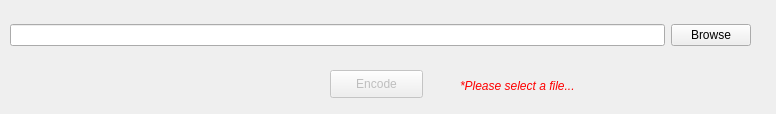
<?xml version="1.0" encoding="UTF-8"?>
<ui version="4.0">
 <class>encode</class>
 <widget class="QWidget" name="encode">
  <property name="geometry">
   <rect>
    <x>0</x>
    <y>0</y>
    <width>776</width>
    <height>114</height>
   </rect>
  </property>
  <property name="minimumSize">
   <size>
    <width>776</width>
    <height>114</height>
   </size>
  </property>
  <property name="maximumSize">
   <size>
    <width>776</width>
    <height>114</height>
   </size>
  </property>
  <property name="windowTitle">
   <string>Huffman Encode</string>
  </property>
  <property name="windowIcon">
   <iconset resource="image.qrc">
    <normaloff>:/image/iconn.png</normaloff>:/image/iconn.png</iconset>
  </property>
  <widget class="QWidget" name="layoutWidget">
   <property name="geometry">
    <rect>
     <x>10</x>
     <y>10</y>
     <width>741</width>
     <height>51</height>
    </rect>
   </property>
   <layout class="QHBoxLayout" name="horizontalLayout">
    <item>
     <widget class="QLineEdit" name="FileLoca"/>
    </item>
    <item>
     <widget class="QPushButton" name="Browse_button">
      <property name="text">
       <string>Browse</string>
      </property>
     </widget>
    </item>
   </layout>
  </widget>
  <widget class="QPushButton" name="Encode">
   <property name="enabled">
    <bool>false</bool>
   </property>
   <property name="geometry">
    <rect>
     <x>330</x>
     <y>70</y>
     <width>93</width>
     <height>28</height>
    </rect>
   </property>
   <property name="text">
    <string>Encode</string>
   </property>
  </widget>
  <widget class="QLabel" name="warningText">
   <property name="geometry">
    <rect>
     <x>460</x>
     <y>76</y>
     <width>201</width>
     <height>20</height>
    </rect>
   </property>
   <property name="minimumSize">
    <size>
     <width>201</width>
     <height>20</height>
    </size>
   </property>
   <property name="font">
    <font>
     <italic>true</italic>
    </font>
   </property>
   <property name="text">
    <string>&lt;html&gt;&lt;head/&gt;&lt;body&gt;&lt;p&gt;&lt;span style=&quot; color:#ff0000;&quot;&gt;*Please select a file...&lt;/span&gt;&lt;/p&gt;&lt;/body&gt;&lt;/html&gt;</string>
   </property>
  </widget>
 </widget>
 <resources>
  <include location="image.qrc"/>
 </resources>
 <connections/>
</ui>
